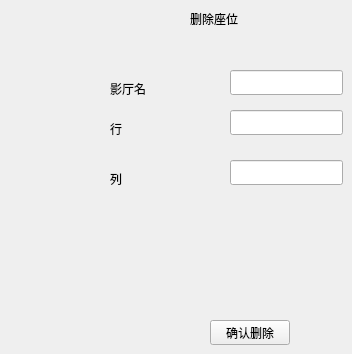
    <widget class="QWidget" name="delete_seat_ui">
     <widget class="QLabel" name="label_47">
      <property name="geometry">
       <rect>
        <x>110</x>
        <y>80</y>
        <width>81</width>
        <height>17</height>
       </rect>
      </property>
      <property name="text">
       <string>影厅名</string>
      </property>
     </widget>
     <widget class="QLineEdit" name="lineEdit_5">
      <property name="geometry">
       <rect>
        <x>230</x>
        <y>70</y>
        <width>113</width>
        <height>25</height>
       </rect>
      </property>
     </widget>
     <widget class="QLabel" name="label_48">
      <property name="geometry">
       <rect>
        <x>110</x>
        <y>120</y>
        <width>81</width>
        <height>17</height>
       </rect>
      </property>
      <property name="text">
       <string>行</string>
      </property>
     </widget>
     <widget class="QLabel" name="label_49">
      <property name="geometry">
       <rect>
        <x>110</x>
        <y>170</y>
        <width>81</width>
        <height>17</height>
       </rect>
      </property>
      <property name="text">
       <string>列</string>
      </property>
     </widget>
     <widget class="QLineEdit" name="lineEdit_6">
      <property name="geometry">
       <rect>
        <x>230</x>
        <y>110</y>
        <width>113</width>
        <height>25</height>
       </rect>
      </property>
     </widget>
     <widget class="QLineEdit" name="lineEdit_7">
      <property name="geometry">
       <rect>
        <x>230</x>
        <y>160</y>
        <width>113</width>
        <height>25</height>
       </rect>
      </property>
     </widget>
     <widget class="QPushButton" name="pushButton_14">
      <property name="geometry">
       <rect>
        <x>210</x>
        <y>320</y>
        <width>80</width>
        <height>25</height>
       </rect>
      </property>
      <property name="text">
       <string>确认删除</string>
      </property>
     </widget>
     <widget class="QLabel" name="label_59">
      <property name="geometry">
       <rect>
        <x>190</x>
        <y>10</y>
        <width>151</width>
        <height>17</height>
       </rect>
      </property>
      <property name="text">
       <string>删除座位</string>
      </property>
     </widget>
    </widget>
